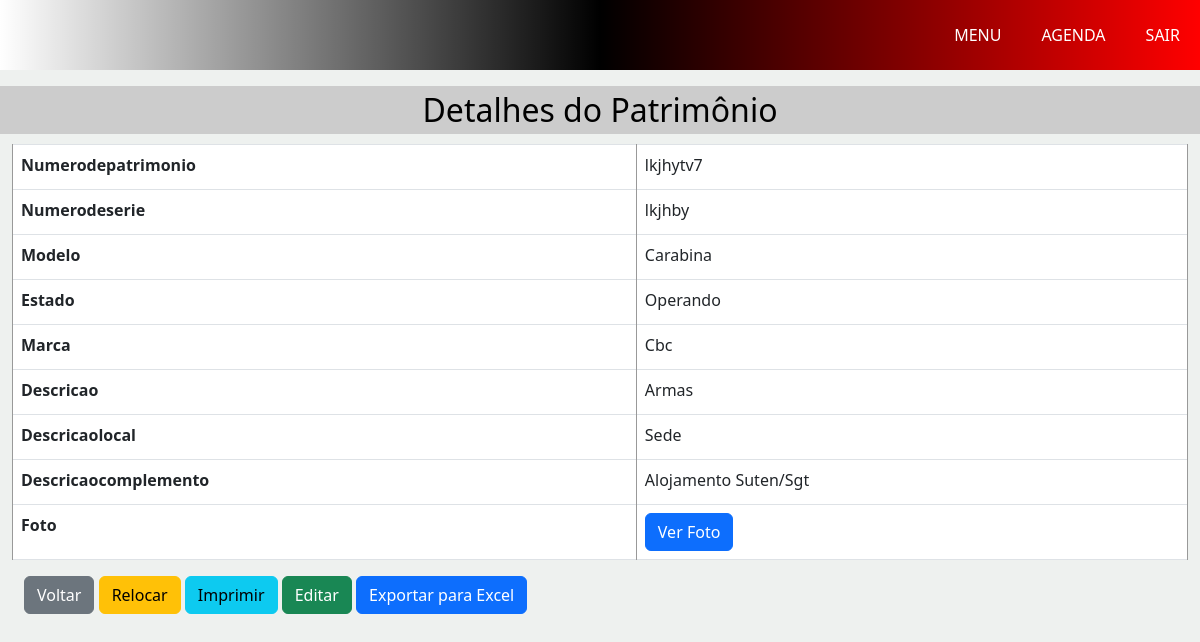
Screenshot of /p4/visualizar_item.php?patrimonio=lkjhytv7&tabela=p4_armas with the database file from the repository.
### tables this page shows
CREATE TABLE `p4_inventario` (
  `id` int(11) NOT NULL,
  `numerodepatrimonio` varchar(11) DEFAULT NULL,
  `idLocComp` int(11) DEFAULT NULL,
  `idStatus` int(11) NOT NULL,
  `idTipo_tabela` int(11) NOT NULL
);

CREATE TABLE `p4_armas` (
  `idArmas` int(11) NOT NULL,
  `idModelo` int(11) NOT NULL,
  `numerodeserie` varchar(30) NOT NULL,
  `numerodepatrimonio` varchar(11) DEFAULT NULL,
  `foto` varchar(255) DEFAULT NULL
);

CREATE TABLE `p4_modelos` (
  `idModelo` int(11) NOT NULL,
  `modelo` varchar(50) NOT NULL,
  `idMarca` int(11) DEFAULT NULL,
  `idTipo` int(11) DEFAULT NULL,
  `categoria` int(11) NOT NULL
);

CREATE TABLE `p4_status` (
  `idStatus` int(2) NOT NULL,
  `estado` varchar(10) NOT NULL
);

CREATE TABLE `p4_marcas` (
  `idMarca` int(11) NOT NULL,
  `marca` varchar(50) NOT NULL
);

CREATE TABLE `p4_tipos` (
  `id` int(11) NOT NULL,
  `descricao` varchar(25) NOT NULL
);

CREATE TABLE `p4_local` (
  `idLocal` int(2) NOT NULL,
  `descricaolocal` varchar(30) NOT NULL
);

CREATE TABLE `p4_complemento` (
  `idComplemento` int(2) NOT NULL,
  `descricaocomplemento` varchar(50) NOT NULL
);

### p4/visualizar_item.php (the view, shortened to what this page needs)
<?php
require_once("../conexao/conexao.php");
try {
    $idpatrimonio = $_GET['patrimonio'];
    $tabela = $_GET['tabela'];
$comandoSQL = 'SELECT ' . $tabelas[$tabela]['fields'] . '
               FROM p4_inventario AS inv
               ' . $tabelas[$tabela]['joins'] . '
               WHERE ' . $tabelas[$tabela]['where'];
$stmt = $conexao->prepare($comandoSQL);
$stmt->bindValue(':idpatrimonio', $idpatrimonio, PDO::PARAM_STR);
$stmt->execute();
$resultado = $stmt->fetch(PDO::FETCH_ASSOC);
} catch (PDOException $erro) {
    echo "<tr><td colspan='5' align='center'>Erro ao realizar a busca: " . $erro->getMessage() . "</td></tr>";
}
?>
<!DOCTYPE html>
<html lang="pt-br">
<head>
    <link href="https://cdn.jsdelivr.net/npm/bootstrap@5.3.0/dist/css/bootstrap.min.css" rel="stylesheet">
    <link rel="stylesheet" href="../css/estilo.css">
    <link rel="stylesheet" href="../css/inicial.css">
    <?php require_once("./menu.php"); ?>
</head>
<body>
    <div class="container mt-5">
        <h2 class="titulo">Detalhes do Patrimônio</h2>
        <div class="printable">
            <table class="table table-bordered" style="width: 98%;">
                <tbody>
                    <?php
                    foreach ($resultado as $campo => $valor) {
                        if (stripos($campo, 'id') === 0 || strtolower($campo) === "categoria") {
                            continue;
                        }
                        if ($campo === 'foto') continue;
                        echo "<tr><th>" . ucfirst($campo) . "</th><td>" . htmlspecialchars($valor) . "</td></tr>";
                    }
                    if (isset($resultado['foto'])) {
                        echo "<tr class='foto-campo'><th>Foto</th><td><button class='btn btn-primary' data-bs-toggle='modal' data-bs-target='#fotoModal'>Ver Foto</button></td></tr>";
                    }
                    ?>
                </tbody>
            </table>
        </div>
        <div class="text-begin" style="margin-left:2%;">
            <button onclick="history.back();" class="btn btn-secondary">Voltar</button>
            <a href="relocar.php" class="btn btn-warning">Relocar</a>
            <button onclick="imprimirComFoto();" class="btn btn-info">Imprimir</button>
            <a href="editar.php" class="btn btn-success">Editar</a>
            <a href="exce.php" class="btn btn-primary">Exportar para Excel</a>
        </div>
    </div>
</body>
</html>

### css/estilo.css (style rules this page uses)
* { margin: 0; padding: 0; box-sizing: border-box; }
body, html { font-family: 'Segoe UI', Tahoma, Geneva, Verdana, sans-serif; background-color: #f3f3f3; }
html, body { overflow-x: hidden; }
.titulo { font-weight: lighter; color: rgb(0, 0, 0); display: flex; justify-content: center; background-color: #ccc; padding: 5px; }
.container { display: flex; width: 100%; height: 100%; margin: 10px; margin-left: 170px; }
table { border: 1px solid #999; width: 95%; border-collapse: collapse; margin-top: 10px; margin-left: 2%; }
th, td { border: 1px solid #999; padding: 3px; }
th { height: 45px; background-color: #555; color: white; }

### css/inicial.css (style rules this page uses)
body { background-color: #29292a; overflow-y: hidden; }

### p4/visualizar_item.php (style rules this page uses)
html,body { width: 100%; background-color: rgb(238, 241, 239); }
table { margin-left: 1%; }
.container { display: contents; width: 100%; height: auto; margin: 0; margin-left: 0; padding: 0; }

### rows the page displays
p4_inventario: p4_armas.numerodepatrimonio "lkjhytv7", p4_armas.numerodeserie "lkjhby", p4_modelos.modelo "Carabina", idStatus.estado "Operando", p4_marcas.marca "Cbc", p4_tipos.descricao "Armas", p4_local.descricaolocal "Sede", p4_complemento.descricaocomplemento "Alojamento Suten/Sgt"

### other values shown
$campo "Numerodepatrimonio"
$campo "Numerodeserie"
$campo "Modelo"
$campo "Estado"
$campo "Marca"
$campo "Descricao"
$campo "Descricaolocal"
$campo "Descricaocomplemento"
